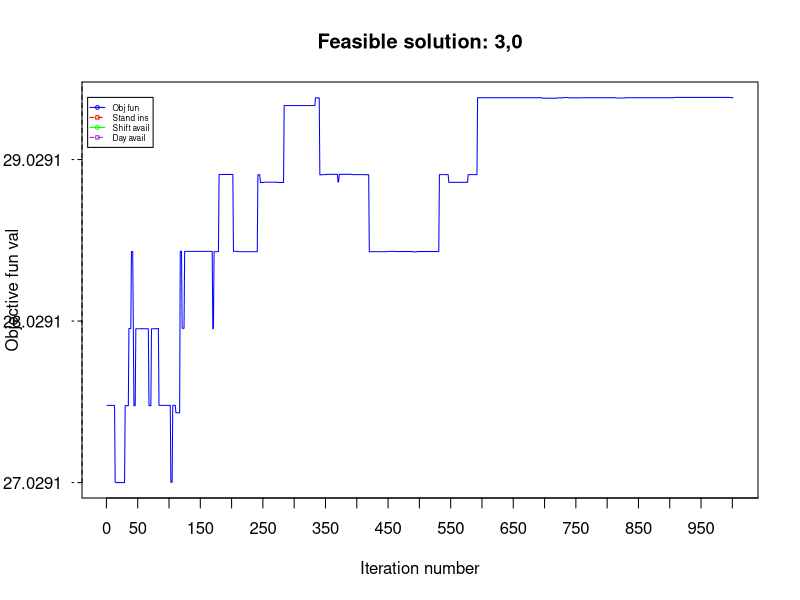

The R script that drew this image:
res <- read.csv("obj_func_vals_.csv", header=TRUE, sep=",")
#res <- read.csv("obj_func_vals_2016_5_18 23:20:28.csv", header=TRUE, sep=",")
x <- res[,1]
y1 <- res[,2]
y2 <- res[,3]
y3 <- res[,4]
y4 <- res[,5]

#par(mfrow=c(2,1))

g_range <- range(y1)

plot(y1, type="l", col="blue", ylim=g_range, axes=FALSE, ann=FALSE)
axis(1, at=seq(0,length(x)+100,50))
box()
axis(2, las=1, lty=2, at=seq(g_range[1],g_range[2]+5))

#Lines
#lines(y2, lty=1, col="red")
#lines(y3, lty=1, col="green")
#lines(y4, lty=1, col="purple")
#lines(y3, lty=1, col="green")
#lines(y4, lty=1, col="purple")

legend(-30, g_range[2], c("Obj fun","Stand ins","Shift avail","Day avail"), cex=0.5, col=c("blue","red","green","purple"), pch=21:22, lty=1:2);
#legend(1, 8, c("Stand ins","Shift avail","Day avail"), cex=0.5, col=c("blue","green","purple"), pch=21:22, lty=1:2);

title("Feasible solution: 3,0", xlab="Iteration number",ylab="Objective fun val")

########################
#res <- read.csv("obj_func_vals_1_10_10_infeas_0.csv", header=TRUE, sep=",")
#res <- read.csv("obj_func_vals_0_0_0_infeas_4.csv", header=TRUE, sep=",")
x <- res[,1]
y1 <- res[,2]
y2 <- res[,3]
y3 <- res[,4]
y4 <- res[,5]

g_range <- range(y1, y2, y3, y4)

#plot(y1, type="l", col="blue", ylim=g_range, axes=FALSE, ann=FALSE)
#axis(1, at=seq(0,length(x)+100,50))
#box()
#axis(2, las=1, lty=2, at=g_range[1]:g_range[2])

#Lines
#lines(y2, lty=1, col="red")
#lines(y3, lty=1, col="green")
#lines(y4, lty=1, col="purple")
#lines(y3, lty=1, col="green")
#lines(y4, lty=1, col="purple")

#legend(1, 8, c("Obj fun","Stand ins","Shift avail","Day avail"), cex=0.5, col=c("blue","red","green","purple"), pch=21:22, lty=1:2);
#legend(1, 8, c("Stand ins","Shift avail","Day avail"), cex=0.5, col=c("blue","green","purple"), pch=21:22, lty=1:2);

#title("Infeasible solution", xlab="Iteration number",ylab="Objective fun val")


#####################################################################################################################


#plot(x, y1, xlab = "Iterations", ylab="Obj function val",type="l", main="Weekend objective function values")








#plot(x, y1, type="l", main="Weekend objective function values",axes=FALSE, xlab="", ylab="")
#plot.new()

#par(new=TRUE)
#plot(x, y2, type="l",axes=FALSE, xlab="", ylab="", col="red")
#par(new=TRUE)
#lines(x, y2, col ="red")
#par(new=TRUE)
#plot(res[,1], res[,4], type="l", col ="green")
#par(new=TRUE)
#plot(res[,1], res[,5], type="l", col ="blue")

#axis(1); axis(2); box()
#plot.window(xlim=range(x),ylim=range(y2))
#par(xaxs="i",yaxs="i")
#lines(x,y2)
#axis(1); axis(2); box()

#axis(1, at=seq(0,length(res[,1])+100,50),labels=seq(0,length(res[,1])+100,50), las=0)
#axis(2, at=seq(0,length(res[,2]),5),labels=seq(0,length(res[,2]),5), las=2)
#title("Objective function plots", xlab="X values",ylab="Y=X"	)

#par(mar = c(5,5,2,5))
#plot(x, y1, type="l", col="red3",    ylab=expression(-log[10](italic(p))), ylim=c(min(res[,2])-1,max(res[,2])+1))

#plot(x, y2, type="l", axes=F, xlab=NA, ylab=NA)
#legend("topleft",legend=c(expression(-log[10](italic(p))), "N genes"),  lty=c(1,0), pch=c(NA, 16), col=c("red3", "black"))
